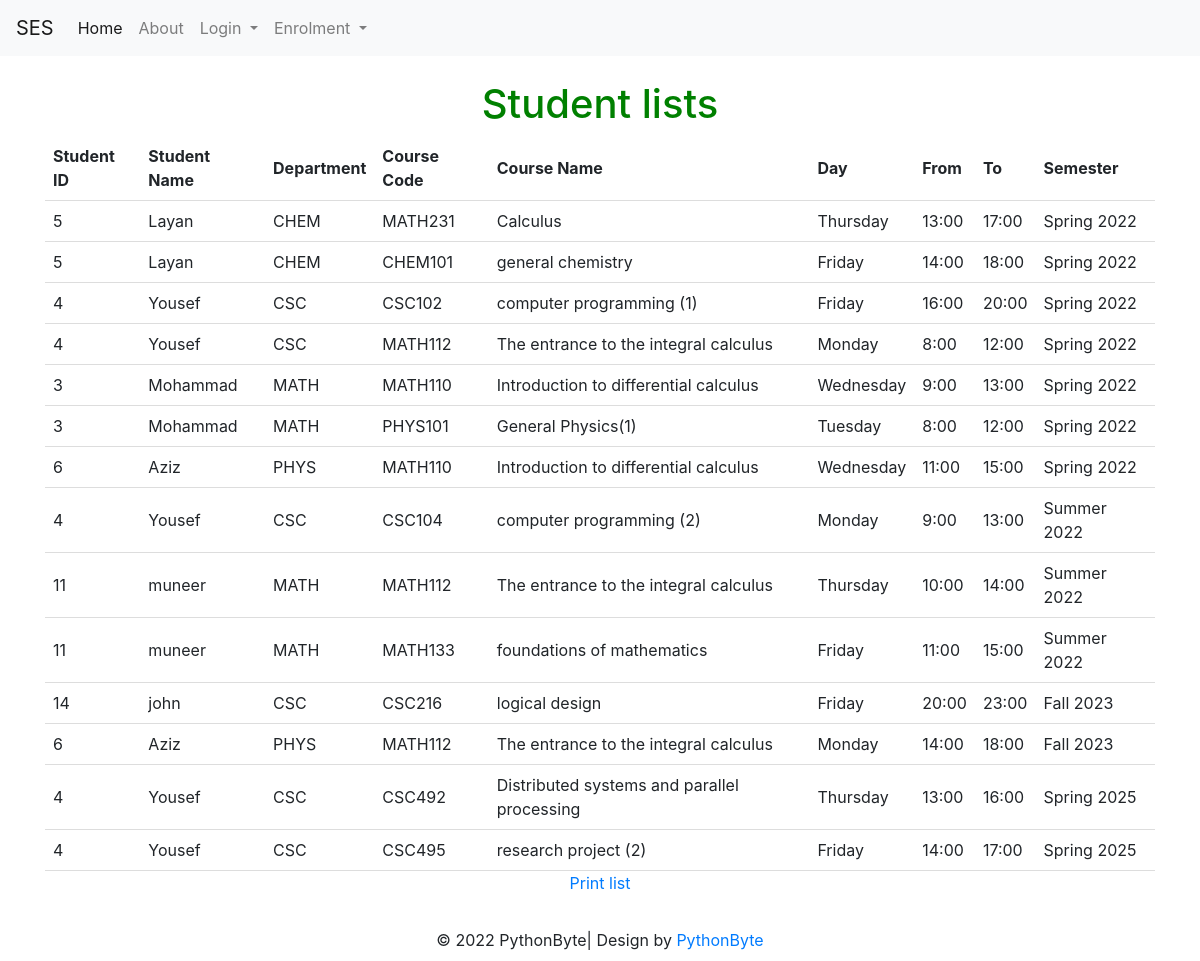
The page /student_lists (signed in) on the database as committed earlier.
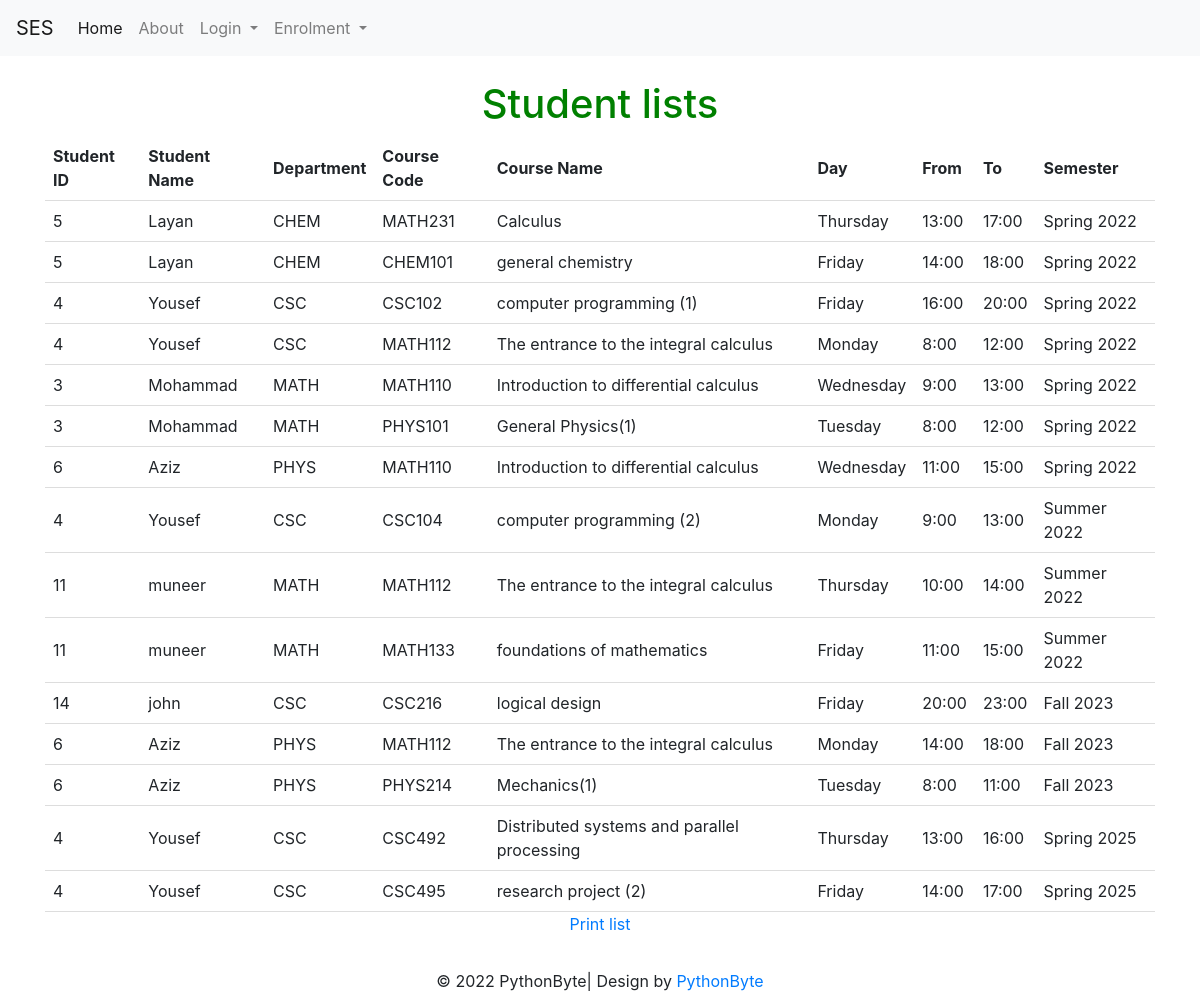
The same page on the database as committed later.
### tables this page shows
CREATE TABLE Time_table (course_id INTEGER, user_id INTEGER, time_table_id INTEGER PRIMARY KEY AUTOINCREMENT UNIQUE, Day_id INTEGER, fromT TIME, toT TIME, SEM INTEGER, complete BOOLEAN);

CREATE TABLE dep (dep_id INTEGER PRIMARY KEY UNIQUE NOT NULL, dep_name CHAR (10) NOT NULL);

CREATE TABLE course (course_id INTEGER NOT NULL PRIMARY KEY AUTOINCREMENT UNIQUE, course_name [nchar] (10), course_descr [nchar] (10), course_code [nchar] (10), dep_id [int], plan_id [int], level_id [int], credit INTEGER, Day_id REFERENCES Day (Day_id), fromT TIME, toT TIME, loc_id INTEGER, SEM INTEGER DEFAULT (223), lec_id INTEGER);

CREATE TABLE Day (Day_id INTEGER PRIMARY KEY, Day_Decs CHAR);

CREATE TABLE semester (sem_id INTEGER PRIMARY KEY, sem_dec VARCHAR);

### models.py (models this page shows)
class User(UserMixin, db.Model):
    id = db.Column(db.Integer, primary_key=True)
    email = db.Column(db.String(100), unique=True)
    password = db.Column(db.String(100))
    name = db.Column(db.String(1000))
    dep_id =  db.Column(db.Integer)
    rol_id =  db.Column(db.Integer)

### student_lists.py (the view)
@student_lists.route('/student_lists', methods=['GET', 'POST'])
def student_listsf():
                user_id = current_user.id
                print(user_id)
                con = sqlite3.connect("instance/db.sqlite")
                cur = con.cursor()
                con.commit()
                cur.execute("SELECT * from student_list" )
                data2 = cur.fetchall()
                con.commit()
                con.close()
                return render_template('student_lists.html',data2=data2, idd = current_user.id,name= current_user.name)

### templates/student_lists.html (shortened to what this page needs)
{% extends "base.html" %}
{% block content %}
  <h1>Student lists</h1>
  <form method="post" action="/student_listsf">
    <table id="table_to_highlight" style="width:100%">
        <thead>
          <tr>
            <th>Student ID</th>
            <th>Student Name</th>
            <th>Department</th>
            <th>Course Code</th>
            <th>Course Name</th>
            <th>Day</th>
            <th>From</th>
            <th>To</th>
            <th>Semester</th>
          </tr>
          </thead>
          <tbody>
           {% for row in data2 %}
                  <tr>
                      <td>{{row[0]}}</td>
                      <td>{{row[1]}}</td>
                      <td>{{row[2]}}</td>
                      <td>{{row[3]}}</td>
                      <td>{{row[4]}}</td>
                      <td>{{row[5]}}</td>
                      <td>{{row[6]}}</td>
                      <td>{{row[7]}}</td>
                      <td>{{row[8]}}</td>
                  </tr>
              {% endfor %}
          </tbody>
      </table>
      <p>
        <a href="{{ url_for('student_lists.download_report', iddc = current_user.id) }}">Print list</a>
    </p>
</form>
{% endblock %}

### templates/base.html (shortened to what this page needs)
<!DOCTYPE html>
<html>
<head>
    <link rel="stylesheet" href="https://cdn.jsdelivr.net/npm/bootstrap@4.3.1/dist/css/bootstrap.min.css">
    <link rel="stylesheet" href="https://cdnjs.cloudflare.com/ajax/libs/font-awesome/5.15.3/css/all.min.css">
    <link rel="stylesheet" href="https://mdbcdn.b-cdn.net/wp-content/themes/mdbootstrap4/docs-app/css/compiled-4.20.0.min.css">
  </head>
<body>
<section class="hero is-fullheight" style="background-color:#ffffff;">
    <div>  <nav class="navbar navbar-expand-lg navbar-light bg-light">
        <a class="navbar-brand" href="{{ url_for('main.index') }}">SES</a>
        <div class="collapse navbar-collapse" id="navbarSupportedContent">
          <ul class="navbar-nav mr-auto">
            <li class="nav-item active">
              <a class="nav-link" href="{{ url_for('main.index') }}">Home <span class="sr-only">(current)</span></a>
            </li>
            <li class="nav-item">
              <a class="nav-link" href="{{ url_for('main.About') }}">About</a>
            </li>
            <li class="nav-item dropdown">
              <a class="nav-link dropdown-toggle" href="#" id="navbarDropdown" role="button" data-toggle="dropdown" aria-haspopup="true" aria-expanded="false">
                Login
              </a>
            </li>
            {% if current_user.is_authenticated and current_user.rol_id == 1 %}
            <form method="post" action="/admin_course_enrolment">
            <li class="nav-item dropdown">
              <a class="nav-link dropdown-toggle" href="#" id="navbarDropdown" role="button" data-toggle="dropdown" aria-haspopup="true" aria-expanded="false">
                    Admin
                </a>
                <div class="dropdown-menu" aria-labelledby="navbarDropdown">
                  <a class="dropdown-item" href="{{ url_for('add_course.add_coursef') }}">Edit Course</a>
                    <div class="dropdown-divider"></div>
                    <a class="dropdown-item" href="{{ url_for('auth.saverloc') }}">Edit Class Room</a>
                    <div class="dropdown-divider"></div>
                    <a class="dropdown-item" href="{{ url_for('admin_enrolment.adstudent') }}">Enrolment Students</a>
                    <div class="dropdown-divider"></div>
                    <a class="dropdown-item" href="{{ url_for('allocate_classroom.allocate_classroomf') }}">Allocate Classroom</a>
                    <div class="dropdown-divider"></div>
                    <a class="dropdown-item" href="{{ url_for('allocate_lecturer.allocate_lecturerf') }}">Allocate lecturer</a>
                    <div class="dropdown-divider"></div>
                    <a class="dropdown-item" href="{{ url_for('student_lists.student_listsf') }}">Student lists</a>
                    <div class="dropdown-divider"></div>
                    <a class="dropdown-item" href="{{ url_for('lec_lists.lec_listsf') }}">lecturer lists</a>
                    <div class="dropdown-divider"></div>
                    <a class="dropdown-item" href="{{ url_for('Stats.Statsf') }}">Stats</a>
                    <div class="dropdown-divider"></div>
                    <a class="dropdown-item" href="{{ url_for('semester.semesterf') }}">Set Current Semester</a>
                </div>
                </li>
            </form>
            {% elif current_user.is_authenticated  %}
            <form method="post" action="/student_course_enrolment">
            <li class="nav-item dropdown">
              <a class="nav-link dropdown-toggle"  href="#" id="navbarDropdown" role="button" data-toggle="dropdown" aria-haspopup="true" aria-expanded="false">
                  Enrolment
              </a>
            </li>
          </form>
              {% endif %}
            </ul>
        </div>
    </div>
    <div class="hero-body">
      <div class="container has-text-centered">
          {% block content %}{% endblock %}
      </div>
</section>
<footer><div>
  <p class="copyright">© 2022 PythonByte| Design by <a href="https://github.com/NaifAlblawi/PythonByte" target="_blank">PythonByte</a></p>
</div></footer>
</body>
</html>

### templates/base.html (style rules this page uses)
p.copyright { width: 100%; line-height: 10px; text-align: center; bottom:0; }

### templates/student_lists.html (style rules this page uses)
body { text-align: center; }
h1 { color: green; }
table { border-collapse: collapse; width: 100%; }
th, td { padding: 8px; text-align: left; border-bottom: 1px solid #ddd; }

Rows that differ between the two databases and show on the page:
added Time_table: user "6", name "Aziz", dep_name "PHYS", course_code "PHYS214", course_name "Mechanics(1)", Day_Decs "Tuesday", fromT "8:00", toT "11:00", sem_dec "Fall 2023"
